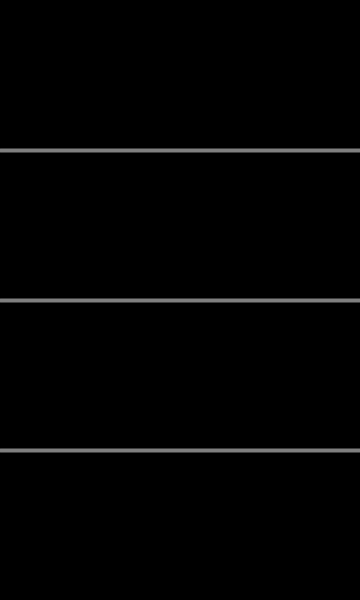
Frame 1 (no input)
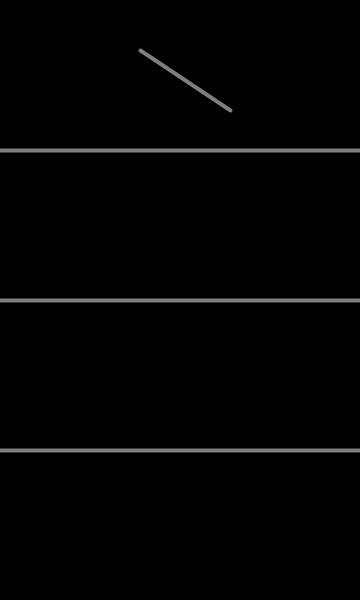
Frame 60 (the mouse pressed at the canvas centre just before this capture)
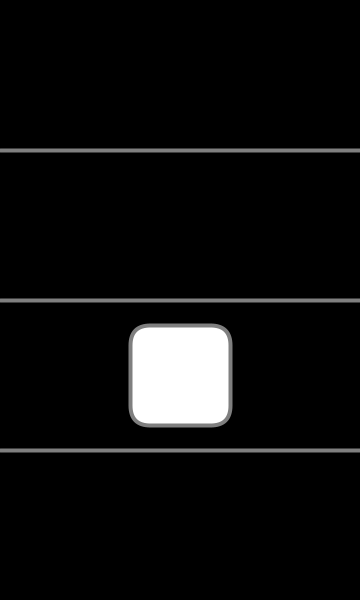
Frame 120 (the mouse held since frame 60 and released just before this capture)

The Processing sketch that drew these frames (run headless with seeded random() and noise(); from frame 60 on, the mouse is pressed at the canvas centre):

// Processing sketch: conditionalPractice
// ── conditionalPractice.pde
void setup() {
  size(360, 600);
  rectMode(CENTER);
}

void draw() {
  background(0);
  if (mouseY < height*.25) {
    line(width*.25+50, height*.25-100,
    width*.5+50, height*.25-40);
  } else if (mouseY < height*.5) {
    rect(width*5, height*3/8, 100, 100);
  } else if (mouseY < height*3/4) {
    rect(width*.5, height*5/8, 100, 100, 20);
  } else {
    ellipse(width*.5, height*7/8, 100, 100);
  }

  stroke(127);
  strokeWeight(4);
  line(0, height*.25, width, height*.25);
  line(0, height*.5, width, height*.5);
  line(0, height*3/4, width, height*3/4);
}
